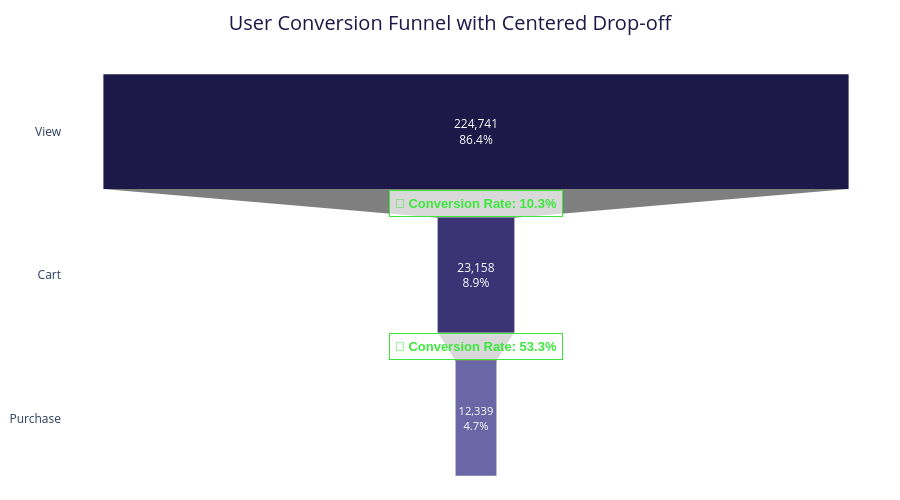

The cell this chart's notebook holds for it:
### Code cell
fig = go.Figure(go.Funnel(
    y = funnel_data['stage'],
    x = funnel_data['users'],
    textposition = "inside",
    texttemplate = "%{value:,.0f}<br>%{percentTotal:.1%}",
    marker = dict(
        color = ["#1c1847", "#3a3475", "#6b66a6"]
    )
))

for i in range(len(funnel_data) - 1):
    fig.add_annotation(
        x=0,              # Koordinat X di 0 agar tepat di tengah funnel
        y=i + 0.5,        # Posisi Y di antara tahap i dan i+1
        text=f"🔻 <b>Conversion Rate: {funnel_data['conversion_to_next_%'].iloc[i]:.1f}%</b>",
        showarrow=False,
        font=dict(size=13, color="#3ce73c", family="Arial"),
        bgcolor="rgba(255, 255, 255, 0.7)",
        bordercolor="#3ce73c",
        borderwidth=1,
        borderpad=5,
    )

fig.update_layout(
    width=900,
    height=500,
    margin=dict(l=20, r=10, t=60, b=10),
    plot_bgcolor="rgba(0,0,0,0)",
    title=dict(
        text="User Conversion Funnel with Centered Drop-off", 
        x=0.5, 
        font=dict(size=20, color="#1c1847")
    )
)

fig.show()

### Figure 1 — Plotly figure (JSON) as saved in the notebook; plotly's stock layout.template omitted (floating-point values rounded to 4 significant figures)
{"data": [{"marker": {"color": ["#1c1847", "#3a3475", "#6b66a6"]}, "textposition": "inside", "texttemplate": "%{value:,.0f}<br>%{percentTotal:.1%}", "type": "funnel", "x": [224741, 23158, 12339], "y": ["View", "Cart", "Purchase"]}], "layout": {"annotations": [{"bgcolor": "rgba(255, 255, 255, 0.7)", "bordercolor": "#3ce73c", "borderpad": 5, "borderwidth": 1, "font": {"color": "#3ce73c", "family": "Arial", "size": 13}, "showarrow": false, "text": "🔻 <b>Conversion Rate: 10.3%</b>", "x": 0, "y": 0.5}, {"bgcolor": "rgba(255, 255, 255, 0.7)", "bordercolor": "#3ce73c", "borderpad": 5, "borderwidth": 1, "font": {"color": "#3ce73c", "family": "Arial", "size": 13}, "showarrow": false, "text": "🔻 <b>Conversion Rate: 53.3%</b>", "x": 0, "y": 1.5}], "height": 500, "margin": {"b": 10, "l": 20, "r": 10, "t": 60}, "plot_bgcolor": "rgba(0,0,0,0)", "title": {"font": {"color": "#1c1847", "size": 20}, "text": "User Conversion Funnel with Centered Drop-off", "x": 0.5}, "width": 900}}
